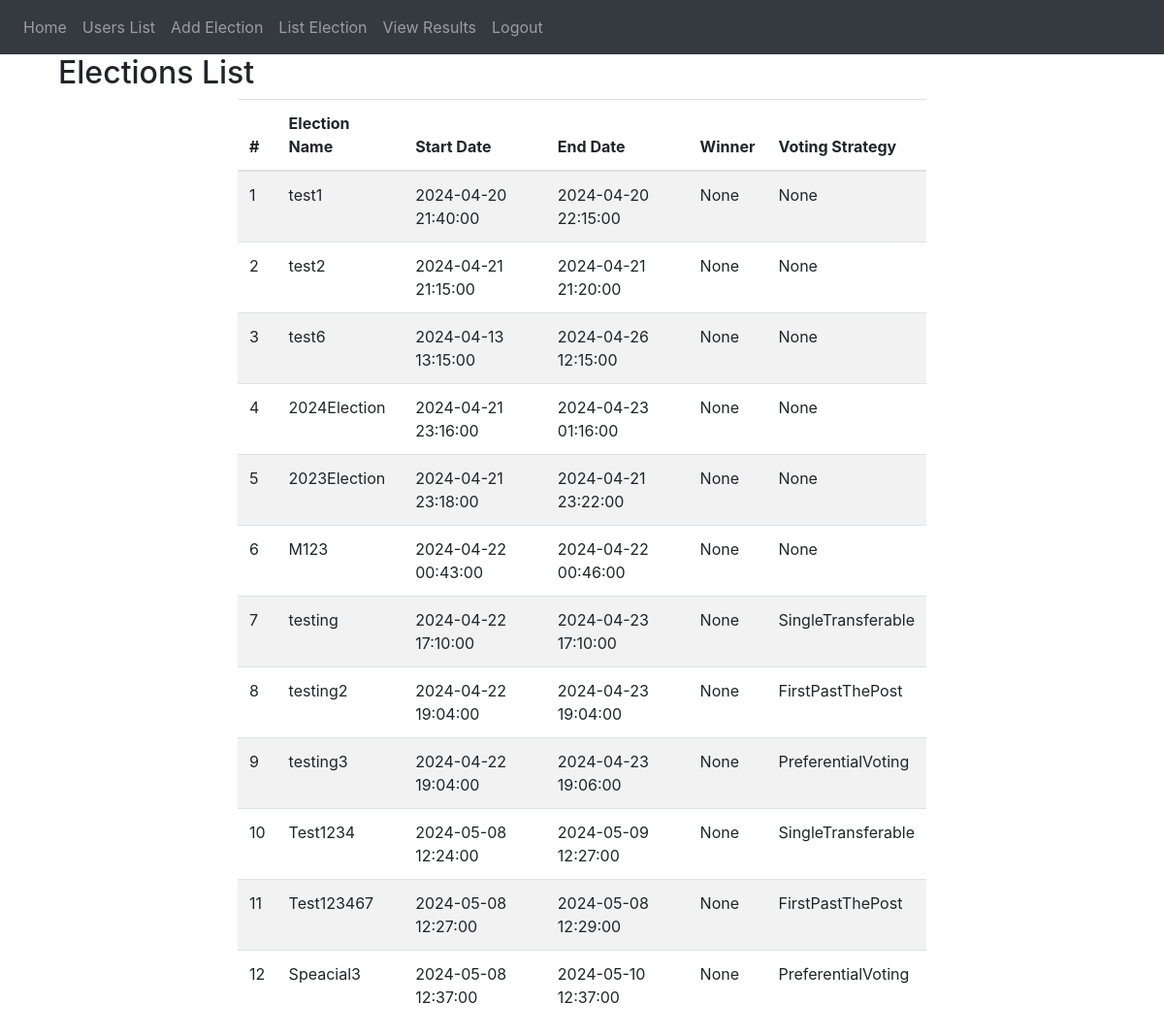
The app's page /elections-list (signed in) with its own data.
### website/models.py (models this page shows)
class Election(db.Model):
    id = db.Column(db.Integer, primary_key=True)
    election_name = db.Column(db.String(150))
    election_start_date = db.Column(db.DateTime, nullable=False)
    election_end_date = db.Column(db.DateTime, nullable=False)
    winner = db.Column(db.String(150))
    voting_strategy = db.Column(db.String(150))
    candidates = db.relationship('Candidate', back_populates='election')

### website/views.py (the view)
@views.route('/elections-list')
@login_required
def elections_list():
    elections = Election.query.all()
    return render_template("elections_list.html", user=current_user, elections=elections)

### website/__init__.py (called while the page is built)
def create_app():
    app = Flask(__name__)
    app.config['SECRET_KEY'] = 'hjshjhdjah kjshkjdhjs'
    from .views import views
    from .auth import auth
    app.register_blueprint(views, url_prefix='/')
    app.register_blueprint(auth, url_prefix='/')
    app.config['SQLALCHEMY_DATABASE_URI'] = f'sqlite:///{path.join(app.root_path, DB_NAME)}'
    db.init_app(app)
    from .models import User, Note
    with app.app_context():
        db.create_all()
    login_manager = LoginManager()
    login_manager.login_view = 'auth.login'
    login_manager.init_app(app)
    @login_manager.user_loader
    def load_user(id):
        return User.query.get(int(id))
    return app

### website/templates/elections_list.html
{% extends "base.html" %}
{% block content %}
<div class="container">
    <h2>Elections List</h2>
    <div class="row">
        <div class="col-md-8 offset-md-2">
            <table class="table table-striped">
                <thead>
                    <tr>
                        <th>#</th>
                        <th>Election Name</th>
                        <th>Start Date</th>
                        <th>End Date</th>
                        <th>Winner</th>
                        <th>Voting Strategy</th>
                    </tr>
                </thead>
                <tbody>
                    {% for election in elections %}
                    <tr>
                        <td>{{ loop.index }}</td>
                        <td>{{ election.election_name }}</td>
                        <td>{{ election.election_start_date.strftime('%Y-%m-%d %H:%M:%S') }}</td>
                        <td>{{ election.election_end_date.strftime('%Y-%m-%d %H:%M:%S') }}</td>
                        <td>{{ election.winner }}</td>
                        <td>{{ election.voting_strategy }}</td>
                    </tr>
                    {% endfor %}
                </tbody>
            </table>
        </div>
    </div>
</div>
{% endblock %}

### records on screen
Election: election_name "test1", election_start_date "2024-04-20 21:40:00", election_end_date "2024-04-20 22:15:00", winner "None", voting_strategy "None"
Election: election_name "test2", election_start_date "2024-04-21 21:15:00", election_end_date "2024-04-21 21:20:00", winner "None", voting_strategy "None"
Election: election_name "test6", election_start_date "2024-04-13 13:15:00", election_end_date "2024-04-26 12:15:00", winner "None", voting_strategy "None"
Election: election_name "2024Election", election_start_date "2024-04-21 23:16:00", election_end_date "2024-04-23 01:16:00", winner "None", voting_strategy "None"
Election: election_name "2023Election", election_start_date "2024-04-21 23:18:00", election_end_date "2024-04-21 23:22:00", winner "None", voting_strategy "None"
Election: election_name "M123", election_start_date "2024-04-22 00:43:00", election_end_date "2024-04-22 00:46:00", winner "None", voting_strategy "None"
Election: election_name "testing", election_start_date "2024-04-22 17:10:00", election_end_date "2024-04-23 17:10:00", winner "None", voting_strategy "SingleTransferable"
Election: election_name "testing2", election_start_date "2024-04-22 19:04:00", election_end_date "2024-04-23 19:04:00", winner "None", voting_strategy "FirstPastThePost"
Election: election_name "testing3", election_start_date "2024-04-22 19:04:00", election_end_date "2024-04-23 19:06:00", winner "None", voting_strategy "PreferentialVoting"
Election: election_name "Test1234", election_start_date "2024-05-08 12:24:00", election_end_date "2024-05-09 12:27:00", winner "None", voting_strategy "SingleTransferable"
Election: election_name "Test123467", election_start_date "2024-05-08 12:27:00", election_end_date "2024-05-08 12:29:00", winner "None", voting_strategy "FirstPastThePost"
Election: election_name "Speacial3", election_start_date "2024-05-08 12:37:00", election_end_date "2024-05-10 12:37:00", winner "None", voting_strategy "PreferentialVoting"
